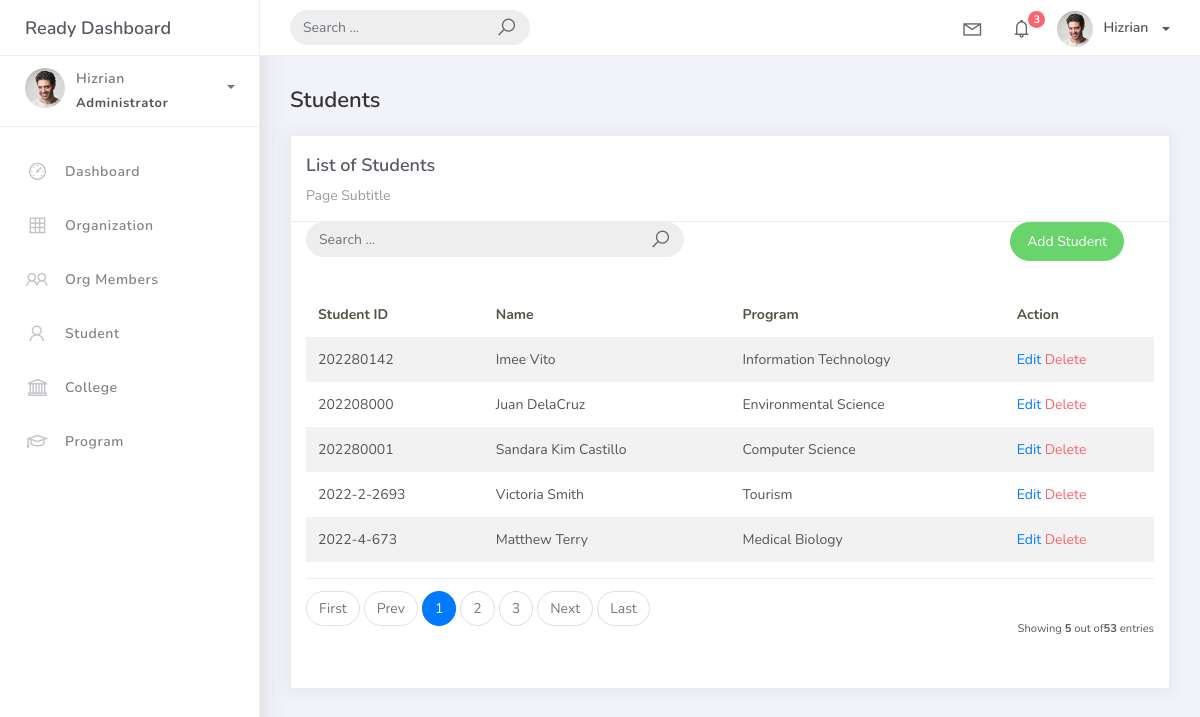
The page /student_list on the database as committed earlier.
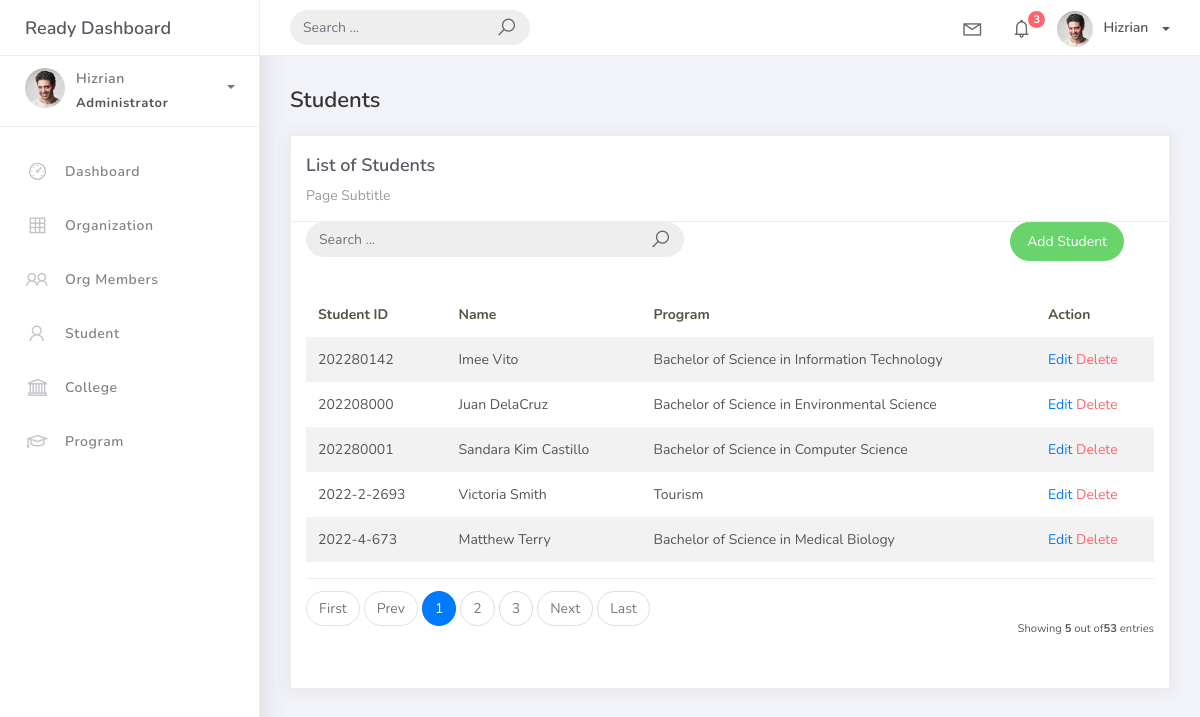
The same page on the database as committed later.
### studentorg/models.py (models this page shows, shortened)
class BaseModel(models.Model):
    created_at = models.DateTimeField(auto_now_add=True, db_index=True)
    updated_at = models.DateTimeField(auto_now=True)
    class Meta:
        abstract = True

class Student(BaseModel):
    student_id = models.CharField(max_length=15)
    lastname = models.CharField(max_length=25)
    firstname = models.CharField(max_length=25)
    middlename = models.CharField(max_length=25, blank=True, null=True)
    program = models.ForeignKey(Program, on_delete=models.CASCADE)

class Program(BaseModel):
    prog_name = models.CharField(max_length=150)
    college = models.ForeignKey(College, on_delete=models.CASCADE)
    def __str__(self):
        return self.prog_name

### studentorg/views.py (the view)
# urls.py: path('student_list', StudentList.as_view(), name='student-list'),
class StudentList(ListView):
    model = Student
    context_object_name = 'student'
    template_name = 'student_list.html'
    paginate_by = 5
    def get_queryset(self, *args, **kwargs):
        qs = super(StudentList, self).get_queryset(*args, **kwargs)
        if self.request.GET.get("q") != None:
            query = self.request.GET.get('q')
            qs = qs.filter(Q(student_id__icontains=query) |
                            Q(lastname__icontains=query) |
                            Q(program__prog_name__icontains=query) |
                            Q(firstname__icontains=query))
        return qs

### templates/student_list.html
{% extends 'base.html' %}
{% load static %}
{% block content %}
<div class="content">
    <div class="container-fluid">
        <h4 class="page-title">Students</h4>
        <div class="row">
            <div class="col-md-12">
                <div class="card">
                    <div class="card-header">
                        <div class="card-title">List of Students</div>
                        <div class="card-category">Page Subtitle</div>
                    </div>
                    <div class="col-md-12 row">
                        <div class="col-md-6">
                            <form class="navbar-left navbar-form nav-search mr-md-3" action="{% url 'student-list' %}">
                                <div class="input-group">
                                    <input type="text" placeholder="Search ..." class="form-control" name="q"/>
                                    <div class="input-group-append">
                                        <span class="input-group-text">
                                            <i class="la la-search search-icon"></i>
                                        </span>
                                    </div>
                                </div>
                            </form>
                        </div>
                        <div class="col-md-6">
                            <div class="pull-right">
                                <a href="{% url 'student-add' %}" class="btn btn-success btn-rounded">Add Student</a>
                            </div>
                        </div>
                    </div>
                    <div class="card-body">
                        <table class="table table-striped mt-3">
                            <thead>
                                <tr>
                                    <th scope="col">Student ID</th>
                                    <th scope="col">Name</th>
                                    <th scope="col">Program</th>
                                    <th scope="col">Action</th>
                                </tr>
                            </thead>
                            <tbody>
                                {% for object in object_list %}
                                <tr>
                                    <td>{{ object.student_id }}</td>
                                    <td>{{ object.firstname }} {{ object.lastname }}</td>
                                    <td>{{ object.program }}</td>
                                    <td>
                                        <a href="student_list/{{ object.id }}">Edit</a>
                                        <a href="student_list/{{ object.id }}/delete" class="text-danger">Delete</a>
                                    </td>
                                </tr>
                                {% empty %}
                                <tr>
                                    <td colspan="4" style="text-align: center;">
                                        <p class="text-sm font-weight-bold mb-0">No Records Found</p>
                                    </td>
                                </tr>
                                {% endfor %}
                            </tbody>
                        </table>
                        {% include 'includes/pagination.html' %}
                    </div>
                </div>
            </div>
        </div>
    </div>
</div>
{% endblock %}

Rows that differ between the two databases and show on the page:
changed through a linked row, Student "Imee": program "Information Technology" → "Bachelor of Science in Information Technology"
changed through a linked row, Student "Juan": program "Environmental Science" → "Bachelor of Science in Environmental Science"
changed through a linked row, Student "Sandara Kim": program "Computer Science" → "Bachelor of Science in Computer Science"
changed through a linked row, Student "Matthew": program "Medical Biology" → "Bachelor of Science in Medical Biology"
